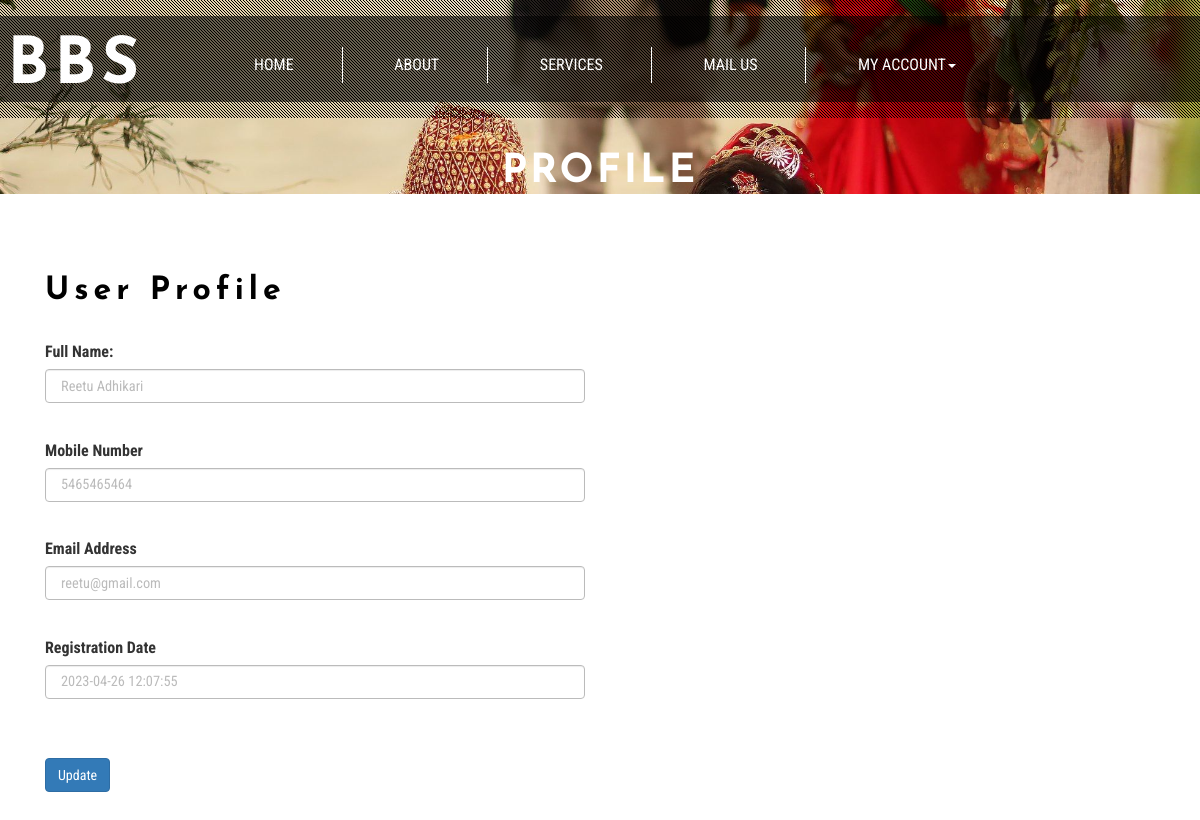
The app's page /profile.php (signed in) with its own data.
### tables this page shows
CREATE TABLE `tbluser` (
  `ID` int(10) NOT NULL,
  `FullName` varchar(200) DEFAULT NULL,
  `MobileNumber` bigint(10) DEFAULT NULL,
  `Email` varchar(200) DEFAULT NULL,
  `Password` varchar(200) DEFAULT NULL,
  `RegDate` timestamp NULL DEFAULT current_timestamp()
);

### profile.php (the view, shortened to what this page needs)
<?php
if (strlen($_SESSION['obbsuid']==0)) {
  header('location:logout.php');
  } else{
  ?>
<!DOCTYPE html>
<html lang="en">
<head>
<link href="css/bootstrap.css" rel="stylesheet" type="text/css" media="all" />
<link rel="stylesheet" href="css/style1.css" type="text/css" media="all" />
<link href="css/font-awesome.css" rel="stylesheet">
</head>
<body>
	<div class="banner jarallax">
		<div class="agileinfo-dot">
			<?php include_once('includes/header.php');?>
			<div class="wthree-heading">
				<h2>Profile</h2>
			</div>
		</div>
	<div class="contact">
		<div class="container">
			<div class="agile-contact-form">
				<div class="col-md-6 contact-form-right">
					<div class="contact-form-top">
						<h3>User Profile </h3>
					</div>
					<div class="agileinfo-contact-form-grid">
						<form method="post">
							 <?php
$uid=$_SESSION['obbsuid'];
$sql="SELECT * from  tbluser where ID=:uid";
$query = $dbh -> prepare($sql);
$query->bindParam(':uid',$uid,PDO::PARAM_STR);
$query->execute();
$results=$query->fetchAll(PDO::FETCH_OBJ);
$cnt=1;
if($query->rowCount() > 0)
{
foreach($results as $row)
{               ?><div class="form-group row">
                                                <label class="col-form-label col-md-4">Full Name:</label>
                                    <div class="col-md-12">
                                        <input type="text" value="<?php  echo $row->FullName;?>" name="fname" required="true" class="form-control" >
                                    </div></div>
                                                <div class="form-group row">
                                    <label class="col-form-label col-md-4">Mobile Number</label>
                                    <div class="col-md-12">
                                        <input type="text" name="mobno" class="form-control" required="true" maxlength="10" pattern="[0-9]+" value="<?php  echo $row->MobileNumber;?>">
                                    </div>
                                </div>
                                                 <div class="form-group row">
                                    <label class="col-form-label col-md-4">Email Address</label>
                                    <div class="col-md-12">
                                        <input type="email" class="form-control" value="<?php  echo $row->Email;?>" name="email" required="true" readonly title="Email can't be edit">
                                    </div>
                                </div>
                                                <div class="form-group row">
                                    <label class="col-form-label col-md-4">Registration Date</label>
                                    <div class="col-md-12">
                                        <input type="text" value="<?php  echo $row->RegDate;?>" class="form-control" name="password" readonly="true">
                                    </div>
                                </div><?php $cnt=$cnt+1;}} ?>
                                              <br>
                                                <div class="tp">
                                                     <button type="submit" class="btn btn-primary" name="submit">Update</button>
                                                </div>
                                            </form>
					</div>
				</div>
				<div class="clearfix"> </div>
			</div>
		</div>
	</div>
</body>
</html><?php }  ?>

### css/style1.css (style rules this page uses)
html, body { font-size: 100%; font-family: "Roboto Condensed", sans-serif; }
body { background: #ffffff; }
.banner { background: url(../images/home.jpg) no-repeat 0px 147px; background-size: cover; }
.agileinfo-dot { background: url(../images/dott.png) repeat 0px 0px; background-size: 3px; -webkit-background-size: 3px; -moz-background-size: 3px; -o-background-size: 3px; -ms-background-size: 3px; padding: 1em 0; }
.jarallax { position: relative; background-size: cover; background-repeat: no-repeat; background-position: 50% 50%; }
.banner-bottom, .services, .services-bottom, footer, .about-top, .agile-dot, .team, .gallery, .codes, .typography, .contact, .single { padding: 4em 0; }
.agile-heading h3, .advantages-top h3, h2.agileits-icons-title, h3.agileits-icons-title, .w3layouts-contact-form-top h3, .contact-form-top h3, .w3agile-map h3, .agileits_three_comments h3, .w3_leave_comment h3 { color: #ffffff; font-size: 2em; letter-spacing: 5px; font-weight: 800; margin: 0; text-align: center; font-family: "Josefin Sans", sans-serif; }
.wthree-heading { margin: 2em 0 1em; }
.wthree-heading h2 { color: #ffffff; font-size: 2.5em; text-align: center; margin: 0; letter-spacing: 3px; font-weight: 800; text-transform: uppercase; font-family: "Josefin Sans", sans-serif; }
.w3layouts-contact-form-top h3, .contact-form-top h3, .w3agile-map h3 { color: #000000; text-align: left; }
.agileinfo-contact-form-grid { margin: 2em 0 0 0; }
.agileinfo-contact-form-grid input[type="text"], .agileinfo-contact-form-grid input[type="email"] { display: inline-block; background: none; border: 1.5px solid #bbbbbb; width: 100%; outline: none; padding: 10px 15px 10px 15px; font-size: 0.9em; color: #bbbbbb; margin-bottom: 1.5em; }
.agileinfo-contact-form-grid input[type="password"], .agileinfo-contact-form-grid input[type="email"] { display: inline-block; background: none; border: 1.5px solid #bbbbbb; width: 100%; outline: none; padding: 10px 15px 10px 15px; font-size: 0.9em; color: #bbbbbb; margin-bottom: 1.5em; }

### css/notification.css (style rules this page uses)
body { margin: 0px; }

### records on screen
tbluser: fname "Reetu Adhikari", mobno "5465465464", email "reetu@gmail.com", password "2023-04-26 12:07:55"
